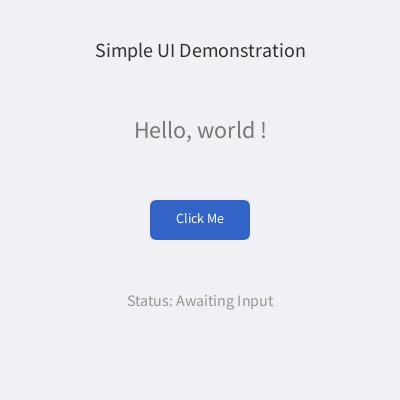
Frame 1 (no input)
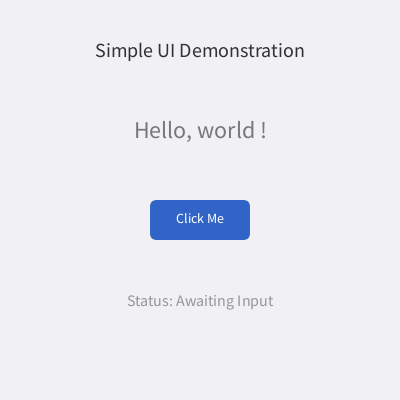
Frame 60 (the mouse pressed at the canvas centre just before this capture)
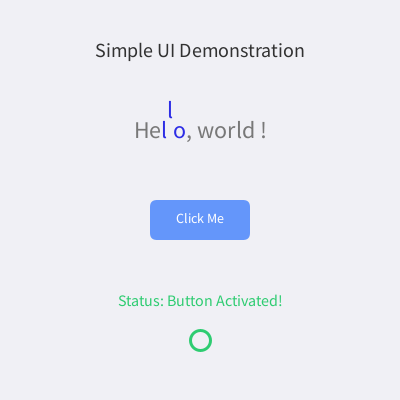
Frame 120 (the mouse held since frame 60 and released just before this capture)

The Processing sketch that drew these frames (run headless with seeded random() and noise(); from frame 60 on, the mouse is pressed at the canvas centre):

// Processing sketch: hello_world
// ── hello_world.pde
// Global variables to track button position and state
int btnX = 150;
int btnY = 200;
int btnWidth = 100;
int btnHeight = 40;
boolean buttonClicked = false;

// --- New Animation Variables ---
String message = "Hello, world !";
float[] letterYOffsets;      // Stores the vertical offset for each letter
int activeLetterFreezer = -1; // Which letter is currently the center of attention
float animationTimer = 0;    // Tracks the progress of the current letter's jump
float jumpSpeed = 0.2;       // How fast the letter jumps
float jumpHeight = 30;       // How high the letter jumps
float rainbowHue = 0;        // Global hue tracker for the rainbow effect

void setup() {   
  size(400, 400); // Defines the window size (Width, Height)
  smooth();       // Enables anti-aliasing for smoother shapes
  
  // Initialize the array to keep track of individual letter offsets
  letterYOffsets = new float[message.length()];
}

void draw() {
  // Clear the background each frame (R, G, B)
  background(240, 240, 245); 
  
  // Update rainbow hue cycle
  rainbowHue = (rainbowHue + 2) % 360;
  
  // 1. Draw a simple title
  fill(50); // Dark gray text color
  textSize(20);
  textAlign(CENTER, CENTER);
  text("Simple UI Demonstration", width/2, 50);
  
  // --- Handle Letter Animations ---
  if (buttonClicked && activeLetterFreezer != -1) {
    // Progress the jump animation using a sine wave
    animationTimer += jumpSpeed;
    
    // Calculate the jump offset (negative because up is negative Y in Processing)
    letterYOffsets[activeLetterFreezer] = -abs(sin(animationTimer) * jumpHeight);
    
    // Once the sine wave completes one full arch (PI)
    if (animationTimer >= PI) {
      // Reset current letter's position
      letterYOffsets[activeLetterFreezer] = 0;
      // Reset timer for the next letter
      animationTimer = 0;
      // Move to the next letter
      activeLetterFreezer++;
      
      // If we reached the end of the string, stop animating
      if (activeLetterFreezer >= message.length()) {
        activeLetterFreezer = -1;
        buttonClicked = false; // Reset button state
      }
    }
  }

  // --- Draw the Animated Text ---
  textSize(24);
  textAlign(CENTER, CENTER);
  
  // Calculate total width to center the individual characters properly
  float totalTextWidth = textWidth(message);
  float startX = (width - totalTextWidth) / 2;
  float currentX = startX;
  float textBaselineY = 130; // Center of the screen

  for (int i = 0; i < message.length(); i++) {
    char c = message.charAt(i);
    float charWidth = textWidth(c);
    
    // Check if this letter or its neighbors are active
    boolean isCurrent = (i == activeLetterFreezer);
    boolean isNeighbor = (activeLetterFreezer != -1 && abs(i - activeLetterFreezer) == 1);
    
    if (isCurrent || isNeighbor) {
      // Switch to HSB to easily get a vibrant rainbow color
      colorMode(HSB, 360, 100, 100);
      fill(rainbowHue, 80, 90);
      colorMode(RGB, 255, 255, 255); // Switch back to default RGB safely
    } else {
      fill(120); // Default grey text
    }
    
    // Draw the character with its specific Y offset
    text(c, currentX + charWidth/2, textBaselineY + letterYOffsets[i]);
    
    // Move X cursor forward for the next letter
    currentX += charWidth;
  }
  
  // 2. Check if the mouse is hovering over the button
  if (mouseX >= btnX && mouseX <= btnX + btnWidth &&
      mouseY >= btnY && mouseY <= btnY + btnHeight) {
    fill(100, 150, 250); // Lighter blue on hover
  } else {
    fill(50, 100, 200);  // Default blue
  }
  
  // 3. Draw the button shape
  noStroke();
  rect(btnX, btnY, btnWidth, btnHeight, 7); // 7 is the corner radius
  
  // 4. Draw the button label
  fill(255); // White text
  textSize(14);
  textAlign(CENTER, CENTER);
  text("Click Me", btnX + (btnWidth/2), btnY + (btnHeight/2) - 2);
  
  // 5. Display dynamic UI response based on interaction
  if (buttonClicked) {
    fill(46, 204, 113); // Green color
    textSize(16);
    text("Status: Button Activated!", width/2, 300);
    
    // Draw a small visual indicator
    stroke(46, 204, 113);
    strokeWeight(3);
    noFill();
    ellipse(width/2, 340, 20, 20);
  } else {
    fill(150); // Gray color
    textSize(16);
    text("Status: Awaiting Input", width/2, 300);
  }
}

// Built-in event function that triggers automatically on a mouse click
void mousePressed() {
  // Check if the click happened inside the button boundaries
  if (mouseX >= btnX && mouseX <= btnX + btnWidth &&
      mouseY >= btnY && mouseY <= btnY + btnHeight) {
    
    // Only trigger if an animation isn't already running
    if (activeLetterFreezer == -1) {
      buttonClicked = true; 
      activeLetterFreezer = 0; // Start animation sequence at the first letter
      animationTimer = 0;
    }
  }
}
